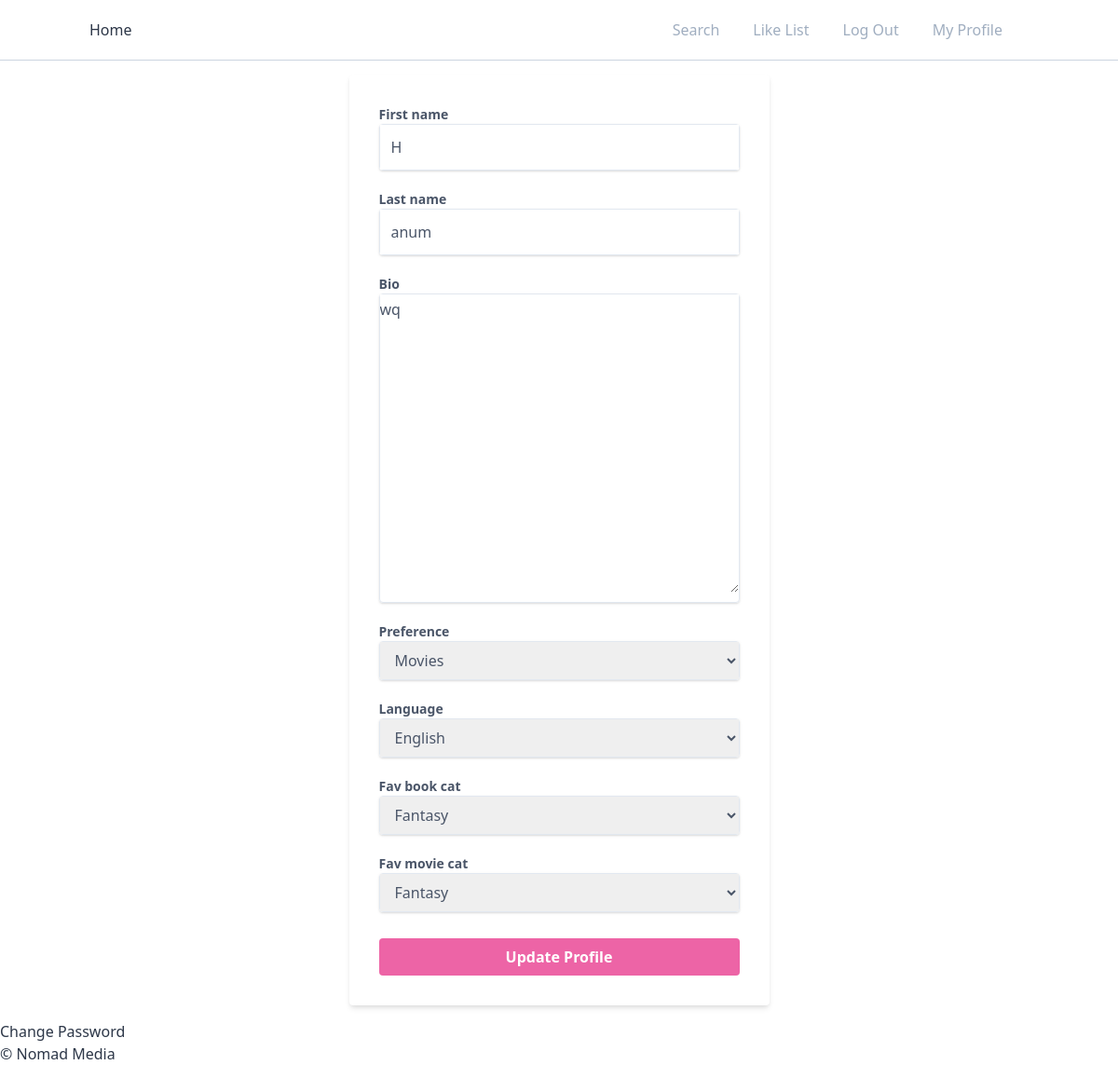
The app's page /users/update-profile/ (signed in) with its own data.
### users/models.py (models this page shows, shortened)
class User(AbstractUser):
    PREF_BOOKS = "books"
    PREF_MOVIES = "movies"
    PREF_CHOICES = ((PREF_BOOKS, "Books"), (PREF_MOVIES, "Movies"))
    LANG_EN = "english"
    LANG_KR = "korean"
    LANG_CHOICES = (
      (LANG_EN, "English"),
      (LANG_KR, "Korean")
    )
    bio = models.TextField()
    preference = models.CharField(
        max_length=20, choices=PREF_CHOICES, default=PREF_MOVIES)
    language = models.CharField(
        max_length=20, choices=LANG_CHOICES, default=LANG_EN)
    fav_book_cat = models.ForeignKey("categories.Category", on_delete=models.SET_NULL, null=True, related_name="book_users")
    fav_movie_cat = models.ForeignKey("categories.Category", on_delete=models.SET_NULL, null=True, related_name="movie_users")

### users/views.py (the view)
# urls.py: path("update-profile/", UpdateProfileView.as_view(), name="update"),
class UpdateProfileView(UpdateView):
    model = User
    template_name = "users/update_profile.html"
    fields = (
        "first_name",
        "last_name",
        "bio",
        "preference",
        "language",
        "fav_book_cat",
        "fav_movie_cat",
    )
    def get_object(self, queryset=None):
        return self.request.user

### categories/models.py (called while the page is built)
  def __str__(self):
    return self.name

### templates/users/update_profile.html (shortened to what this page needs)
{% extends "base.html" %}
{% block content %}
    <div>
      {% include 'mixins/form.html' with form=form cta="Update Profile" %}
    </div>
    <div>
        <a href="{% url 'users:password' %}">Change Password</a>
    </div>
{% endblock content %}

### templates/mixins/form.html (shortened to what this page needs)
<div class="flex justify-center mt-8">
  <form method="POST" enctype="multipart/form-data" class="bg-white shadow-md rounded px-8 py-8 my-4 ">
      {% for field in form %}
        <div class="mb-5 ">
            <label class="block text-gray-700 font-bold text-sm" for="{{field.auto_id}}">{{field.label}}</label>
            <div class=" shadow appearance-none border rounded w-full  text-gray-700 leading-loose focus:outline-none focus:shadow-outline">
              {{field}}
            </div>
        </div>
      {% endfor %}
      <button class="bg-pink-500 hover:bg-pink-700 text-white font-bold rounded w-full mt-2 py-2 px-4">{{cta}}</button>
  </form>
</div>

### templates/base.html (style rules this page uses)
input, select { width: 100%; padding-left: 0.75rem; padding-right: 0.75rem; padding-top: 0.5rem; padding-bottom: 0.5rem; }

### records on screen
User: form "H" "anum" "wq" "Movies" "English" "Fantasy" "Fantasy"

### other values on screen
{{ field.label }} "First name" "Last name" "Bio" "Preference" "Language" "Fav book cat" "Fav movie cat"
{{ cta }} "Update Profile"
